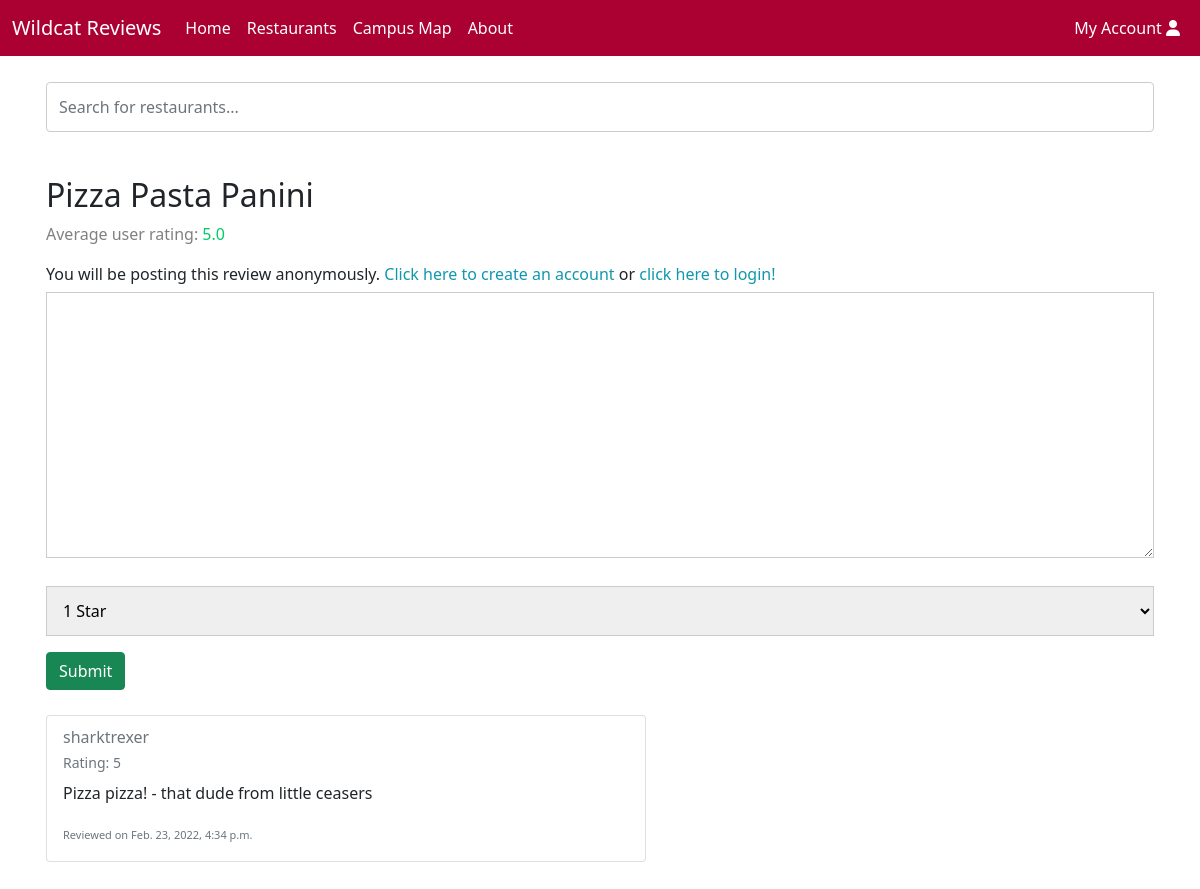
/restaurants/4, run on the app's committed database.
### reviews/models.py (models this page shows, shortened)
class Restaurant(models.Model):
    name = models.CharField(max_length=200)
    description = models.CharField(max_length=200, default="description")
    location = models.CharField(max_length=200, default="location")
    style = models.CharField(max_length=30, default="Restaurant")
    tag = models.ManyToManyField(Tag, help_text='tags')
    def get_reviews(self):
        reviews = Review.objects.filter(resturaunt=self.id)
        if len(reviews) > 0: # if the restaurant has at least 1 review
            total = 0
            for review in reviews:
                total += review.rating
            return round(total/len(reviews),2)
        else:
            return 0

class Review(models.Model):
    resturaunt = models.ForeignKey(Restaurant, on_delete=models.CASCADE, null=True)
    date = models.DateTimeField( auto_now_add=True)
    username = models.CharField(max_length=200, default='user')
    text = models.CharField(max_length=3000)
    rating = models.PositiveSmallIntegerField(choices=RATINGS)

### reviews/views.py (the view)
# urls.py: path('restaurants/<int:restaurant_id>', views.RestaurantDetails, name='restaurant-detail'),
def RestaurantDetails(request, restaurant_id):
    restaurantObj = get_object_or_404(Restaurant, pk=restaurant_id)
    reviews = Review.objects.filter(resturaunt=restaurantObj)
    if request.method == 'POST':
        form = ReviewForm(request.POST)
        if form.is_valid():
            review = form.save(commit=False)
            if request.user.is_authenticated:
                review.username = request.user.username
            else:
                review.username = 'Anonymous'
            review.text = form.cleaned_data['text']
            review.rating = form.cleaned_data['rating']
            review.resturaunt = restaurantObj
            review.save()
            return HttpResponseRedirect(request.META.get('HTTP_REFERER'))
    else:
        form = ReviewForm()
    context = {
        'form': form,
        'restaurant': restaurantObj,
        'reviews': reviews,
    }
    return render(request, 'reviews/restaurant_details.html', context=context)

### reviews/forms.py
class ReviewForm(forms.ModelForm):
    username = forms.CharField(max_length=30, required=False)
    text = forms.CharField(max_length=1500, required=True, widget=forms.Textarea(attrs={'class':'textbox'}))
    rating = forms.ChoiceField(choices=RATINGS, required=True)
    class Meta:
        model = Review
        fields = ('username','text', 'rating')

### reviews/templates/reviews/restaurant_details.html (shortened to what this page needs)
{% extends "base_search.html" %}
{% block content %}
		<h2>{{ restaurant.name }}</h2>
    {% if restaurant.get_reviews > 4 %}
      <p style="color: gray;"> Average user rating: <span style="color: #00cc66">{{ restaurant.get_reviews }} </span></p>
    {% endif %}
    <form method="post">
      {% if user.is_authenticated %}
      <label>Logged in as: </label>
      <a href="{% url 'account' %}">{{ user.get_username }}</a>
      {% else %}
      <label>You will be posting this review anonymously. </label>
      <a href="{% url 'signup' %}">Click here to create an account</a>
      <label>or </label>
      <a href="{% url 'login'%}?next={{request.path}}">click here to login!</a>
      {% endif %}
      <td>{{ form.text }}</td>
      <br>
      <td>{{ form.rating }}</td>
      <button type="submit" class="btn btn-success">Submit</button>
    </form>
    {% if reviews %}
      {% for review in reviews %}
      <div style="padding-top: 25px;">
          <div class="card" style="width: 600px;">
            <div class="card-body">
              <h6 class="card-subtitle mb-2 text-muted"> {{ review.username }}</h6>
              <p class="card-subtitle mb-2 text-muted" style="font-size: 14px;">Rating: {{ review.rating }}</p>
              <p class="card-text">{{ review.text }}</p>
              <p class="card-text"><small class="text-muted" style="font-size: 11px;">Reviewed on {{ review.date }}</small></p>
            </div>
          </div>
        </div>
      {% endfor %}
    {% else %}
      <br>
      <p>There are no reviews for {{ restaurant.name }}. Add yours now!</p>
    {% endif %}
{% endblock %}

### reviews/static/css/style.css (style rules this page uses)
body, html { height: 100%; }
a:link { color: #1098ad; text-decoration: none; }
.card { box-shadow: 0 0px 0px 0 rgba(0, 0, 0, 0.2); transition: 0.3s; }
* { box-sizing: border-box; }
input[type="text"], select, textarea { width: 100%; padding: 12px; border: 1px solid #ccc; margin-top: 6px; margin-bottom: 16px; resize: vertical; }

### data on the page
Restaurant: name "Pizza Pasta Panini", get_reviews "5.0"
Review: username "sharktrexer", rating "5", text "Pizza pizza! - that dude from little ceasers", date "Feb. 23, 2022, 4:34 p.m."
